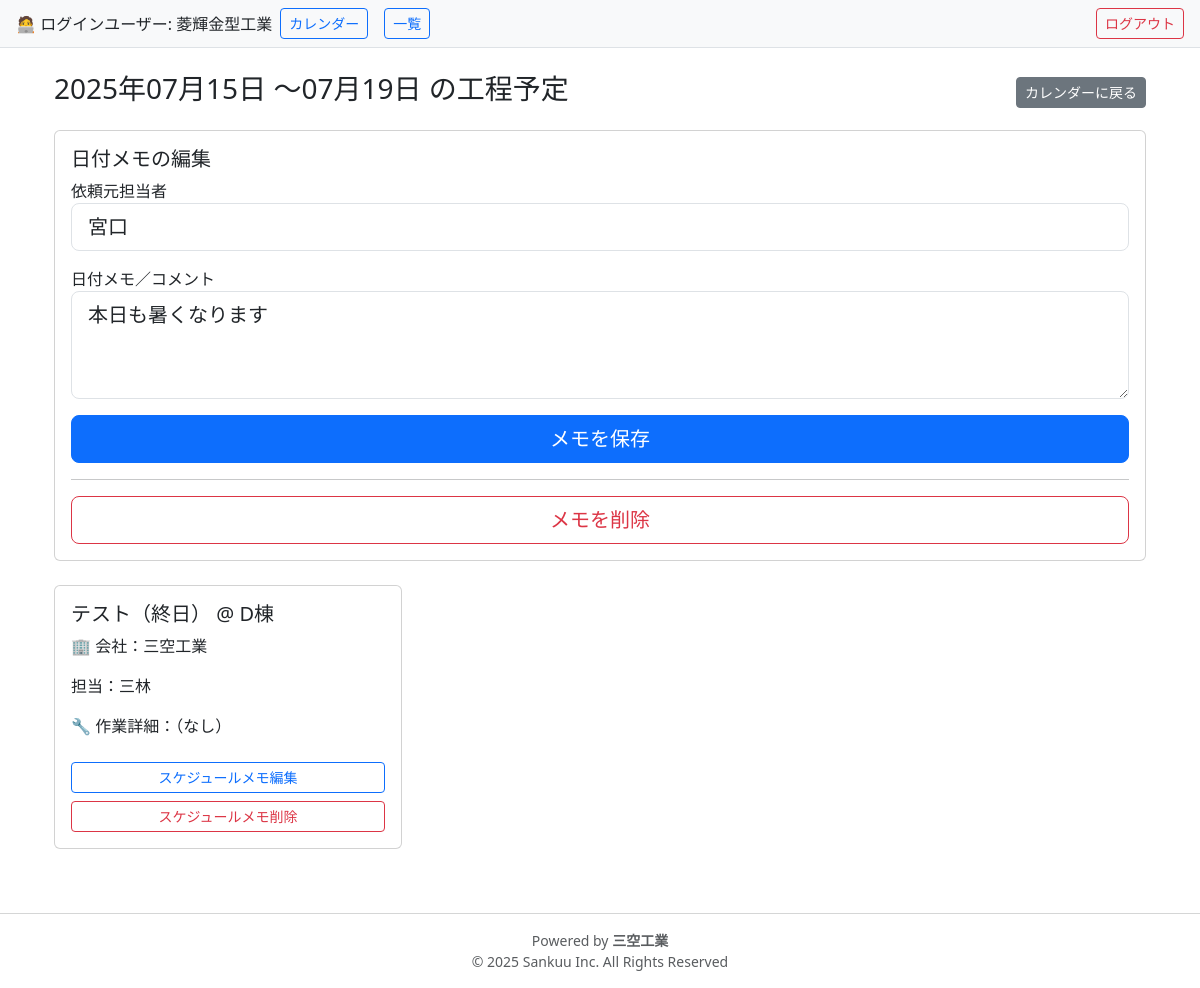
The app's page /schedules/date/2025-07-15 (signed in), older data.
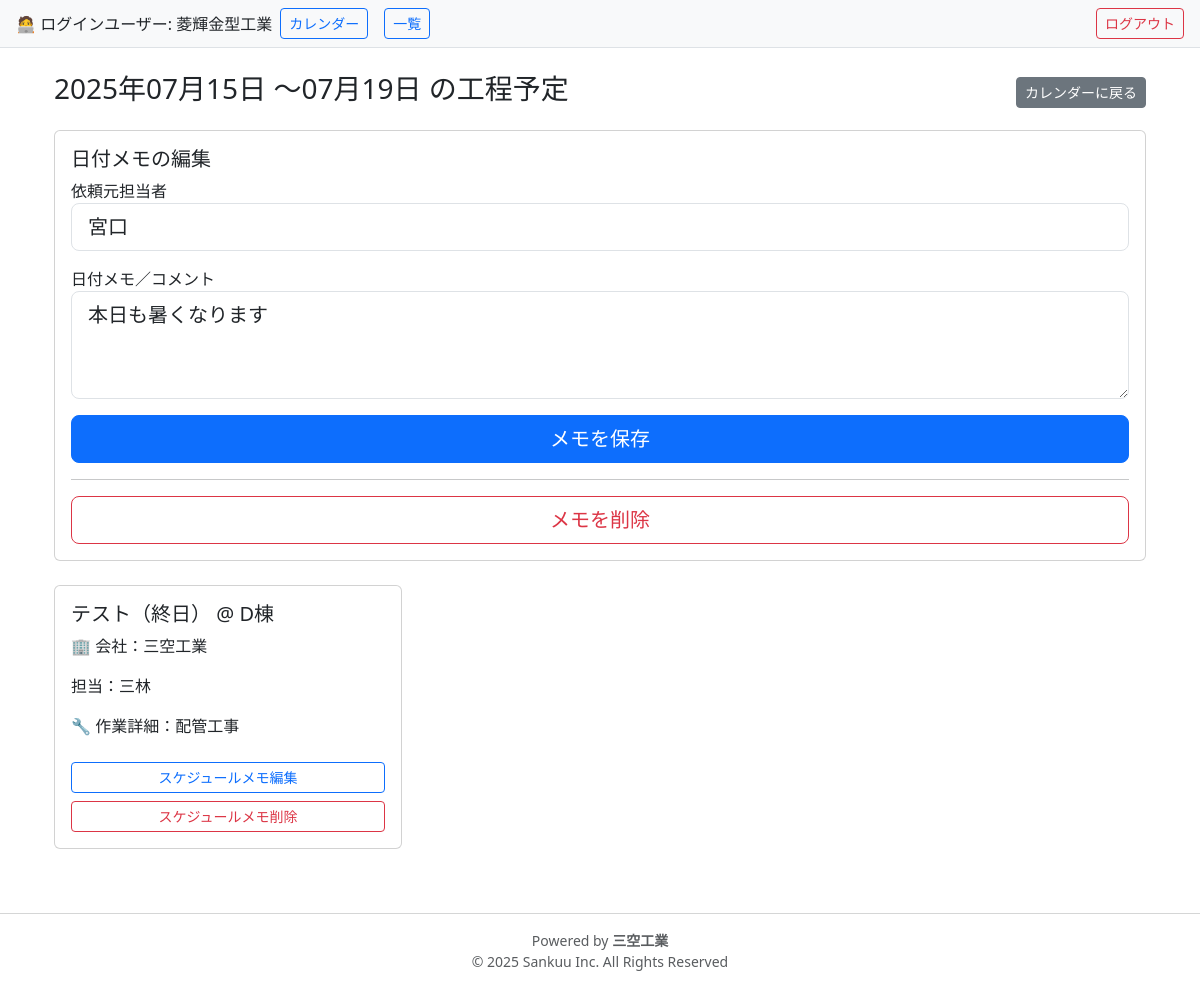
The same page, newer data.
### models.py (models this page shows)
class Schedule(db.Model):
    __tablename__ = 'schedules'
    id = db.Column(db.Integer, primary_key=True)
    site_name = db.Column(db.String(255), nullable=False)  # 開始日
    end_date = db.Column(db.Date, nullable=True)  # 終了日
    date = db.Column(db.Date, nullable=False)
    time_slot = db.Column(db.String(10), nullable=False)  # 午前／午後／夜
    task_name = db.Column(db.String(100), nullable=False)
    person_in_charge = db.Column(db.String(100))  # 担当者
    comment = db.Column(db.Text)
    company_id = db.Column(db.Integer, db.ForeignKey('users.id'), nullable=False)
    created_by = db.Column(db.Integer)  # ログインユーザーのID
    client_person = db.Column(db.String(100))   # 依頼元の担当者
    client_comment = db.Column(db.String(255))  # 依頼元からの伝言や要望など

class User(db.Model, UserMixin):
    __tablename__ = 'users'
    id = db.Column(db.Integer, primary_key=True)
    company_name = db.Column(db.String(100), nullable=False)
    email = db.Column(db.String(120), unique=True, nullable=False)
    password_hash = db.Column(db.String(128), nullable=False)
    role = db.Column(db.String(20), nullable=False)  # 'admin' or 'company'
    schedules = db.relationship('Schedule', backref='company', lazy=True)

### routes.py (the view, shortened to what this page needs)
@bp.route('/schedules/date/<date_str>', methods=['GET','POST'])
@login_required
def schedule_by_date(date_str):
    selected_date = datetime.strptime(date_str, '%Y-%m-%d').date()
    schedules = (
        Schedule.query
        .filter(Schedule.date <= selected_date)
        .filter(or_(Schedule.end_date >= selected_date, Schedule.end_date.is_(None)))
        .all()
    )
    note = DateNote.query.filter_by(date=selected_date).first()
    max_end_date = (
        max((s.end_date or s.date) for s in schedules)
        if schedules else selected_date
    )
    delete_form = DeleteNoteForm()
    return render_template(
        'schedule/by_date.html',
        schedules     = schedules,
        selected_date = selected_date,
        date_note     = note,
        max_end_date  = max_end_date,
        delete_form   = delete_form   # ← ここでテンプレートに渡す
    )

### forms.py
class DeleteNoteForm(FlaskForm):
    pass

### app.py (called while the page is built)
@login_manager.user_loader
def load_user(user_id):
    return User.query.get(int(user_id))

### templates/schedule/by_date.html (shortened to what this page needs)
{% extends 'base.html' %}
{% block content %}
<div class="container-fluid mt-4">
  <div class="d-flex justify-content-between align-items-center mb-3">
    {% if max_end_date and max_end_date != selected_date %}
      <h3>
        {{ selected_date.strftime('%Y年%m月%d日') }}
        ～{{ max_end_date.strftime('%m月%d日') }}
        の工程予定
      </h3>
    {% else %}
      <h3>{{ selected_date.strftime('%Y年%m月%d日') }} の工程予定</h3>
    {% endif %}
    <a href="{{ url_for('main.schedule_calendar') }}"
       class="btn btn-secondary btn-sm">カレンダーに戻る</a>
  </div>
  {% if current_user.company_name == '菱輝金型工業' %}
  <div class="card mb-4">
    <div class="card-body">
      <h5>日付メモの編集</h5>
      <form method="POST">
        <div class="mb-3">
          <label for="date_client_person">依頼元担当者</label>
          <input
            id="date_client_person"
            type="text"
            name="client_person"
            class="form-control form-control-lg"
            value="{{ date_note.client_person if date_note else '' }}"
          >
        </div>
        <div class="mb-3">
          <label for="date_client_comment">日付メモ／コメント</label>
          <textarea
            id="date_client_comment"
            name="client_comment"
            class="form-control form-control-lg"
            rows="3"
          >{{ date_note.client_comment if date_note else '' }}</textarea>
        </div>
        <button type="submit" class="btn btn-primary btn-lg w-100">
          メモを保存
        </button>
      </form>
      {% if date_note %}
        <hr class="my-3">
        <form
          method="POST"
          action="{{ url_for('main.delete_client_comment', id=date_note.id) }}"
          onsubmit="return confirm('本当にこのメモを削除しますか？');"
        >
          <button type="submit" class="btn btn-outline-danger btn-lg w-100">
            メモを削除
          </button>
        </form>
      {% endif %}
    </div>
  </div>
{% endif %}
  <div class="row">
    {% for s in schedules %}
      <div class="col-12 col-sm-6 col-md-4 mb-3">
        <div class="card h-100">
          <div class="card-body">
            <h5>{{ s.task_name }}（{{ s.time_slot }}） @ {{ s.site_name }}</h5>
            <p>🏢 会社：{{ s.company.company_name }}</p>
            <p>担当：{{ s.person_in_charge }}</p>
            <p>🔧 作業詳細：{{ s.comment or '（なし）' }}</p>
            {% if current_user.company_name == '菱輝金型工業' %}
              <a href="{{ url_for('main.edit_client_comment', id=s.id) }}"
                 class="btn btn-sm btn-outline-primary mt-2 w-100">
                スケジュールメモ編集
              </a>
              <form method="POST"
                    action="{{ url_for('main.delete_client_comment', id=s.id) }}"
                    onsubmit="return confirm('本当に削除しますか？');"
                    class="mt-2">
                <button class="btn btn-sm btn-outline-danger w-100">
                  スケジュールメモ削除
                </button>
              </form>
            {% else %}
              <div class="mt-3">
                <p>📝 菱輝金型工業様コメント：{{ s.client_comment or '（なし）' }}</p>
                <p>👤 菱輝金型工業ご担当者：{{ s.client_person or '（未記入）' }}</p>
              </div>
            {% endif %}
          </div>
        </div>
      </div>
    {% else %}
      <p class="text-center w-100">予定は登録されていません。</p>
    {% endfor %}
  </div>
</div>
{% endblock %}

Row changes from the older to the newer data that the page shows:
changed Schedule "テスト": comment "（なし）" → "配管工事"
